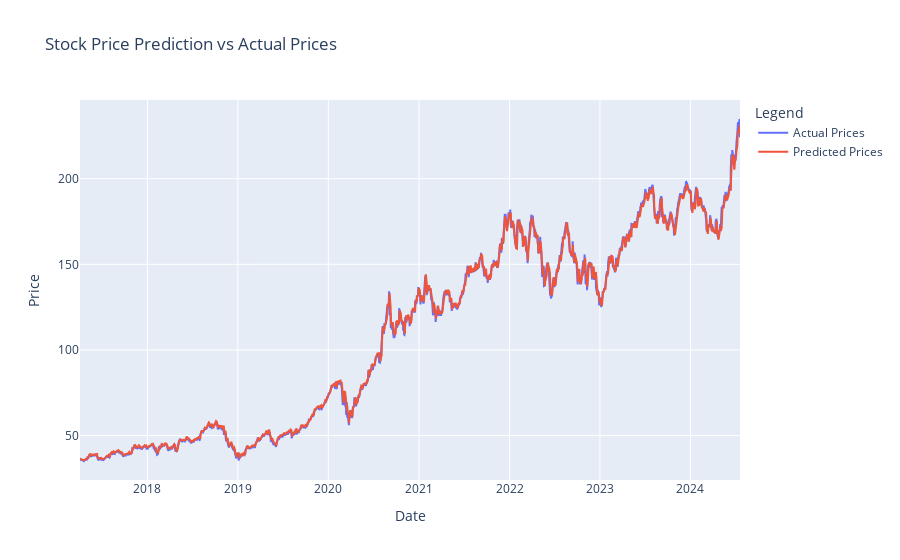

Notebook code for this chart:
### Code cell
import numpy as np
import pandas as pd
import yfinance as yf
from sklearn.preprocessing import MinMaxScaler
from tensorflow.keras.models import Sequential
from tensorflow.keras.layers import Dense, LSTM, Input
from tensorflow.keras.callbacks import EarlyStopping
from sklearn.metrics import mean_squared_error
import plotly.graph_objs as go

# Step 1: Load Historical Data
def load_data(ticker, start, end):
    data = yf.download(ticker, start=start, end=end)
    return data[['Close']]

# Step 2: Prepare the Data
def prepare_data(data, look_back=60):
    scaler = MinMaxScaler(feature_range=(0, 1))
    scaled_data = scaler.fit_transform(data)

    X, y = [], []
    for i in range(len(scaled_data) - look_back - 1):
        X.append(scaled_data[i:(i + look_back), 0])
        y.append(scaled_data[i + look_back, 0])
    
    return np.array(X), np.array(y), scaler

# Step 3: Build the Model
def build_model(input_shape):
    model = Sequential()
    model.add(Input(shape=input_shape))  # Specify the input shape using Input layer
    model.add(LSTM(units=50, return_sequences=True))
    model.add(LSTM(units=50))  # Another LSTM layer
    model.add(Dense(1))
    model.compile(optimizer='adam', loss='mean_squared_error')
    return model

# Step 4: Train the Model with Early Stopping
def train_model(model, X_train, y_train, X_val, y_val, epochs=100, batch_size=32):
    early_stopping = EarlyStopping(monitor='val_loss', patience=10, restore_best_weights=True)
    
    history = model.fit(X_train, y_train, 
                        epochs=epochs, 
                        batch_size=batch_size, 
                        validation_data=(X_val, y_val), 
                        callbacks=[early_stopping], 
                        verbose=1)
    return history

# Step 5: Make Predictions
def make_predictions(model, X_test, scaler):
    predictions = model.predict(X_test)
    return scaler.inverse_transform(predictions)

# Step 6: Plotting
def plot_predictions(dates, y_test, predictions):
    fig = go.Figure()

    # Plot actual values
    fig.add_trace(go.Scatter(x=dates, y=y_test, mode='lines', name='Actual Prices'))

    # Plot predicted values
    fig.add_trace(go.Scatter(x=dates, y=predictions, mode='lines', name='Predicted Prices'))

    # Update layout
    fig.update_layout(title='Stock Price Prediction vs Actual Prices',
                      xaxis_title='Date',
                      yaxis_title='Price',
                      legend_title='Legend')

    fig.show()

# Main Execution
if __name__ == "__main__":
    # Load and prepare data with an extended date range
    data = load_data('AAPL', '2000-01-01', '2024-07-20')  # Extended date range
    look_back = 60
    X, y, scaler = prepare_data(data, look_back=look_back)

    # Split data into training and validation sets chronologically
    split_index = int(len(X) * 0.7)  # 70% for training, 30% for validation
    X_train, X_val = X[:split_index], X[split_index:]
    y_train, y_val = y[:split_index], y[split_index:]

    # Reshape data for LSTM
    X_train = np.reshape(X_train, (X_train.shape[0], X_train.shape[1], 1))
    X_val = np.reshape(X_val, (X_val.shape[0], X_val.shape[1], 1))

    # Build and train the model with early stopping
    model = build_model((X_train.shape[1], 1))
    history = train_model(model, X_train, y_train, X_val, y_val, epochs=100, batch_size=32)  # Include validation data

    # Make predictions on the validation set
    predictions = make_predictions(model, X_val, scaler)

    # Calculate and print metrics
    mse = mean_squared_error(scaler.inverse_transform(y_val.reshape(-1, 1)), predictions)
    print(f'Mean Squared Error: {mse}')

    # Create a DataFrame for plotting
    dates = data.index[-len(X_val):]  # Use dates corresponding to validation set
    y_val = scaler.inverse_transform(y_val.reshape(-1, 1)).flatten()
    predictions = predictions.flatten()

    # Plot predictions
    plot_predictions(dates, y_val, predictions)

### Figure 1 — Plotly figure (JSON) as saved in the notebook; plotly's stock layout.template omitted (floating-point values rounded to 4 significant figures; data arrays with more than 128 entries replaced by an {"elided": "..."} marker saying what was removed)
{"data": [{"mode": "lines", "name": "Actual Prices", "type": "scatter", "x": {"elided": "1835 str values"}, "y": {"elided": "1835 float values"}}, {"mode": "lines", "name": "Predicted Prices", "type": "scatter", "x": {"elided": "1835 str values"}, "y": {"elided": "1835 float values"}}], "layout": {"legend": {"title": {"text": "Legend"}}, "title": {"text": "Stock Price Prediction vs Actual Prices"}, "xaxis": {"title": {"text": "Date"}}, "yaxis": {"title": {"text": "Price"}}}}
